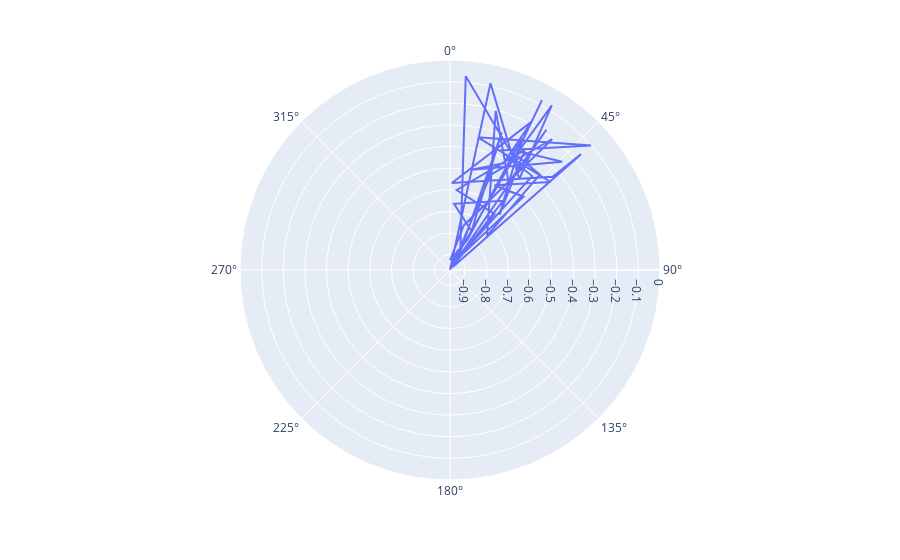

Notebook code for this chart:
### Code cell
# plotly_polar_chart
df_copy = df.copy()
df_copy['angle'] = 2 * np.pi * df_copy['y']
fig = px.line_polar(df_copy, r="x", theta="angle")
fig.show()

### Figure 1 — Plotly figure (JSON) as saved in the notebook; plotly's stock layout.template omitted (floating-point values rounded to 4 significant figures)
{"data": [{"hovertemplate": "x=%{r}<br>angle=%{theta}<extra></extra>", "legendgroup": "", "line": {"color": "#636efa", "dash": "solid"}, "mode": "lines", "name": "", "r": [-0.924, -0.6398, -0.6, -0.3185, -0.6289, -0.2749, -0.8095, -0.9258, -0.7554, -0.2025, -0.4934, -0.9301, -0.4907, -0.5288, -0.3527, -0.3442, -0.1013, -0.3714, -0.3943, -0.9556, -0.9471, -0.1621, -0.3303, -0.5685, -0.1879, -0.4191, -0.4966, -0.25, -0.3369, -0.07597, -0.4423, -0.08745, -0.9713, -0.5672, -0.6645, -0.7652, -0.292, -0.936, -0.8698, -0.9677, -0.1843, -0.4833, -0.205, -0.7375, -0.3654, -0.3492, -0.07201, -0.8672, -0.3458, -0.07779], "showlegend": false, "subplot": "polar", "theta": [37.34, 38.48, 4.775, 31.9, 41.92, 28.54, 30.17, 0.639, 17.16, 37.99, 23.05, 27.55, 45.13, 27.66, 48.85, 11.88, 48.59, 22.81, 41.16, 2.926, 43.58, 48.53, 47.77, 1.233, 28.83, 26.64, 12.16, 46.02, 30.03, 31.73, 37.27, 12.23, 46.24, 37.46, 3.47, 28.89, 20.65, 48.65, 21.44, 29.04, 34.5, 33.81, 16.02, 47.08, 43.3, 26.03, 4.651, 27.33, 29.66, 28.42], "type": "scatterpolar"}], "layout": {"legend": {"tracegroupgap": 0}, "margin": {"t": 60}, "polar": {"angularaxis": {"direction": "clockwise", "rotation": 90}, "domain": {"x": [0, 1], "y": [0, 1]}}}}
